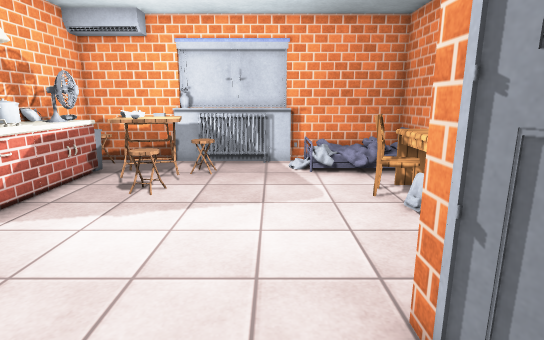
View 1 (above)

13 first-person views from a walk through a 3-D level made in the Unity game engine. The camera is 1.4 m above the floor, tilts 12° down and sees 80° across. The floor is counted in squares, 0.5 m on a side. Each view is taken from the middle of a square. On the plan, view 1 faces up. The plan holds only what a view shows up to about 20 squares ahead; the rest is blank. The place goes on beyond the plan. The player is left out. Door leaves are left out, so doorways stand open. Surface patterns are stand-ins for the level's own textures.

View 2
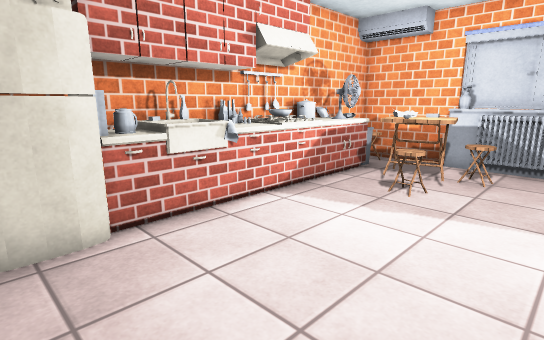

View 3
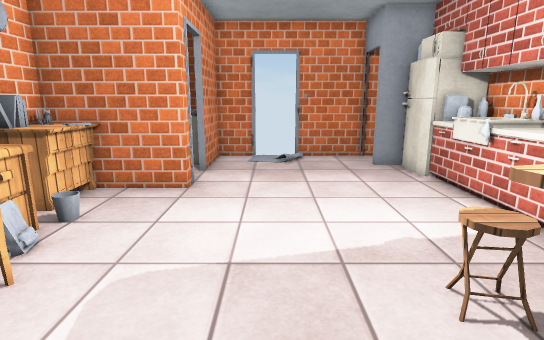

View 4
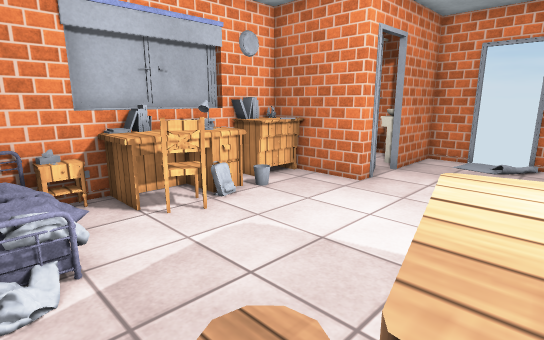

View 5
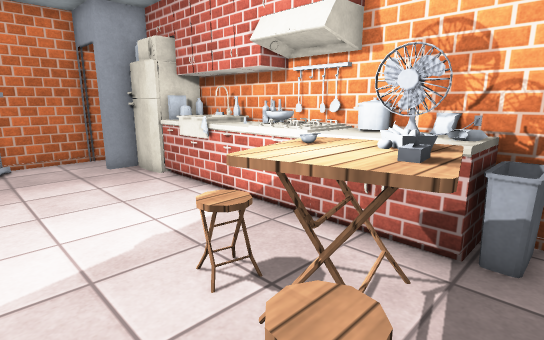

View 6
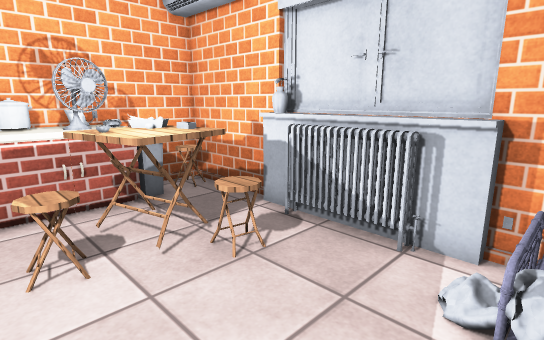

View 7
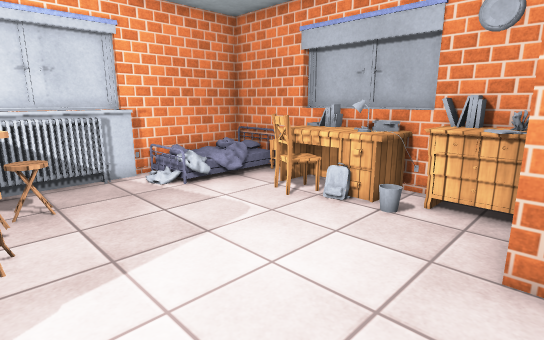

View 8
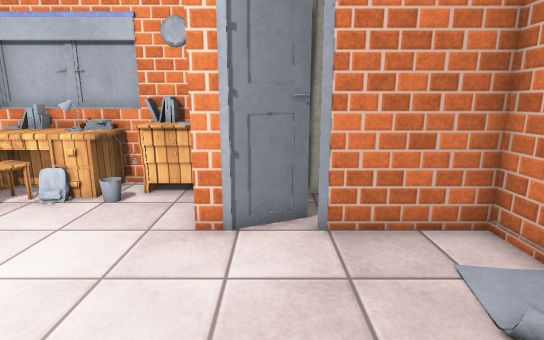

View 9
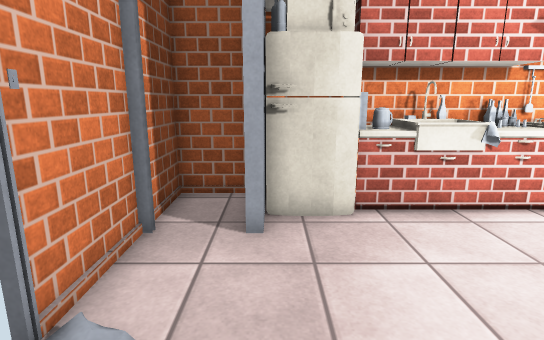

View 10
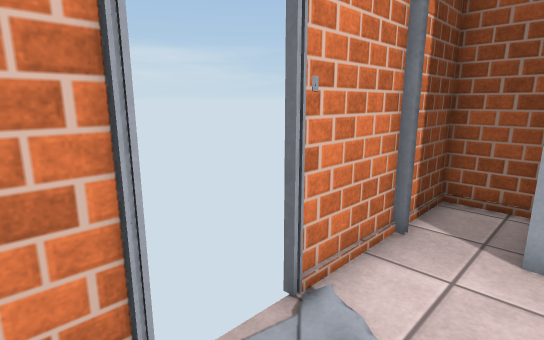

View 11
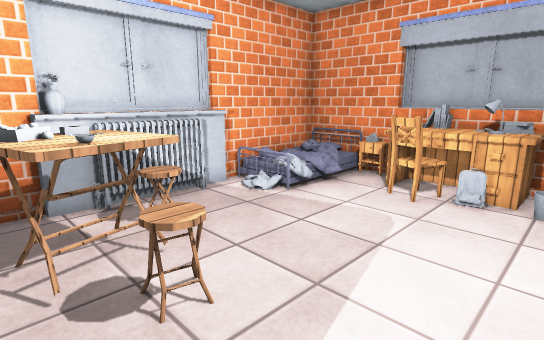

View 12
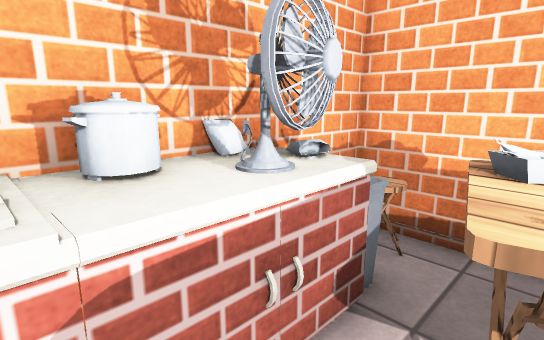

View 13
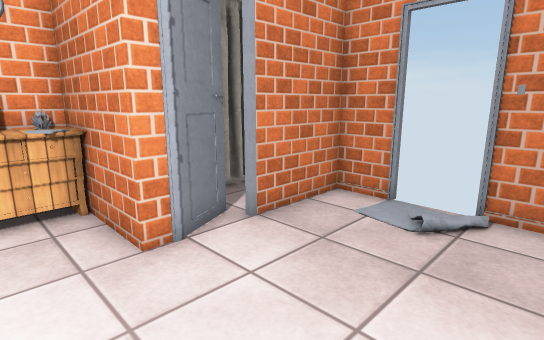

### Floor plan
Key: @ floor where view 1 was taken; # wall or solid block; . main floor; : floor 0.25 m higher than the main floor; + floor 0.5 m higher than the main floor; D open door; = window, fence, low wall or low ledge; ^ raised ledge; S stool; F flowerpot; R radiator; B bed; T table; E desk; C chair; A stove; I sink; W drawers; N nightstand; K books; O other object.
Columns run from 9 left of view 1 to 6 right of it. Each row starts with its distance up from view 1.
 16 ################
 15 #SS #FRRRR#B   #
 14 #S=........::++#
 13 #==TTTSS...B:+=#
 12 #^#TTTS.......NN
 11 ^^##TTT......EE#
 10 #^^..S......CEE#
  9 #AA.........CEEE
  8 #A#..........EOK
  7 ##A..........E##
  6 #^^..........WW#
  5 #I#..........WO#
  4 #I#........##OO#
  3 ###........#
  2  ##........#
  1  ##........####
  0  ##O.....@.##
 -1  #.D.......#
 -2  #.D.......#
 -3  ######DD ##

Positions as (right, up) in squares from view 1, and headings:
1: (0, 0), facing up
2: (0, 0), facing up-left
3: (-1, 14), facing down
4: (-4, 14), facing down-right
5: (-1, 14), facing down-left
6: (2, 9), facing up-left
7: (-4, 3), facing up-right
8: (-5, 2), facing right
9: (1, 0), facing left
10: (1, 0), facing down-left
11: (-6, 6), facing up-right
12: (-5, 9), facing up-left
13: (-4, 6), facing down-right
